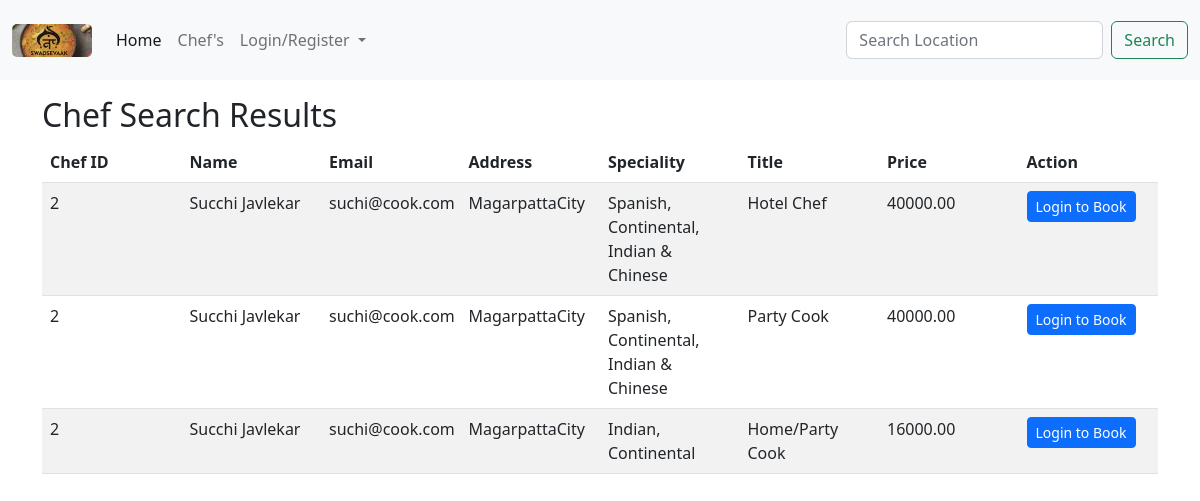
Page /filtered_chef.php?location=MagarpattaCity on the committed database.
### tables this page shows
CREATE TABLE `posts` (
  `id` int(11) NOT NULL,
  `title` varchar(255) NOT NULL,
  `description` text NOT NULL,
  `price` decimal(10,2) NOT NULL,
  `speciality` varchar(100) NOT NULL,
  `chef_id` int(11) NOT NULL,
  `status` varchar(50) DEFAULT 'Pending',
  `date_posted` timestamp NOT NULL DEFAULT current_timestamp()
);

CREATE TABLE `chef` (
  `chef_id` int(11) NOT NULL,
  `name` varchar(255) NOT NULL,
  `email` varchar(255) NOT NULL,
  `mobile` bigint(10) NOT NULL,
  `address` text NOT NULL,
  `password` varchar(16) NOT NULL,
  `cpassword` varchar(16) NOT NULL
);

### filtered_chef.php (the view, shortened to what this page needs)
<!DOCTYPE html>
<html lang="en">
<head>
    <link href="https://cdn.jsdelivr.net/npm/bootstrap@5.3.3/dist/css/bootstrap.min.css" rel="stylesheet">
</head>
<body>
    <?php include('nav.php'); ?>
</body>
</html>
<?php
include('dbconnect.php');
if(isset($_GET['location'])) {
    $search_location = mysqli_real_escape_string($conn, $_GET['location']);
    $sql = "SELECT chef.*, posts.speciality, posts.title, posts.price, posts.id AS post_id FROM chef
            INNER JOIN posts ON chef.chef_id = posts.chef_id
            WHERE chef.address LIKE '%$search_location%' AND posts.status = 'approved'
            ORDER BY chef.address";
    $result = mysqli_query($conn, $sql);
    if(mysqli_num_rows($result) > 0) {
        echo "<!DOCTYPE html>";
        echo "<html lang='en'>";
        echo "<head>";
        echo "<link href='https://cdn.jsdelivr.net/npm/bootstrap@5.2.0-beta1/dist/css/bootstrap.min.css' rel='stylesheet'>";
        echo "</head>";
        echo "<body>";
        echo "<div class='container mt-3'>";
        echo "<h2>Chef Search Results</h2>";
        echo "<table class='table table-striped'>";
        echo "<thead>";
        echo "<tr>";
        echo "<th>Chef ID</th>";
        echo "<th>Name</th>";
        echo "<th>Email</th>";
        echo "<th>Address</th>";
        echo "<th>Speciality</th>";
        echo "<th>Title</th>";
        echo "<th>Price</th>";
        echo "<th>Action</th>";
        echo "</tr>";
        echo "</thead>";
        echo "<tbody>";
        while($row = mysqli_fetch_assoc($result)) {
            echo "<tr>";
            echo "<td>{$row['chef_id']}</td>";
            echo "<td>{$row['name']}</td>";
            echo "<td>{$row['email']}</td>";
            echo "<td>{$row['address']}</td>";
            echo "<td>{$row['speciality']}</td>";
            echo "<td>{$row['title']}</td>";
            echo "<td>{$row['price']}</td>";
            if (isset($_SESSION['loggedIn'])) {
                echo "<td><button type='button' class='btn btn-sm btn-success book-btn' data-id='{$row['post_id']}'> Book </button></td>";
            } else {
                echo "<td><a href='login.php' class='btn btn-sm btn-primary'>Login to Book</a></td>";
            }
            echo "</tr>";
        }
        echo "</tbody>";
        echo "</table>";
        echo "</div>";
        echo "</body>";
        echo "</html>";
    } else {
        echo "No chefs found with the specified location.";
    }
} else {
    echo "Please enter a location to search.";
}
?>

### rows in the picture
posts: chef.chef_id "2", chef.name "Succhi Javlekar", chef.email "suchi@cook.com", chef.address "MagarpattaCity", speciality "Spanish, Continental, Indian & Chinese", title "Hotel Chef", price "40000.00"
posts: chef.chef_id "2", chef.name "Succhi Javlekar", chef.email "suchi@cook.com", chef.address "MagarpattaCity", speciality "Spanish, Continental, Indian & Chinese", title "Party Cook", price "40000.00"
posts: chef.chef_id "2", chef.name "Succhi Javlekar", chef.email "suchi@cook.com", chef.address "MagarpattaCity", speciality "Indian, Continental", title "Home/Party Cook", price "16000.00"
